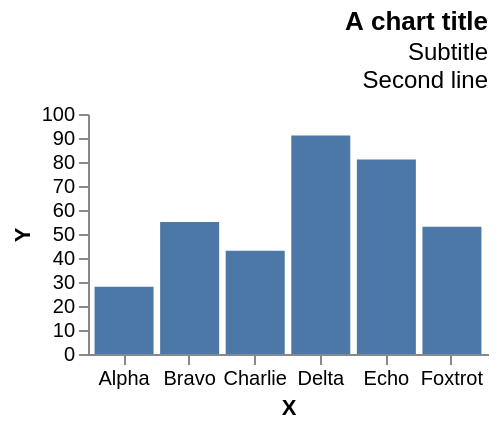

This figure's Vega-Lite source:
### Vega specification from a JSON file in a GitHub repository (floating-point values rounded to 4 significant figures)
{"width": 200, "height": 120, "padding": 5, "data": [{"name": "t", "values": [{"a": "Alpha", "b": 28, "c": "x", "d": 1}, {"a": "Bravo", "b": 55, "c": "y", "d": 2}, {"a": "Charlie", "b": 43, "c": "x", "d": 3}, {"a": "Delta", "b": 91, "c": "z", "d": 4}, {"a": "Echo", "b": 81, "c": "y", "d": 5}, {"a": "Foxtrot", "b": 53, "c": "z", "d": 6}]}], "scales": [{"name": "x", "type": "band", "domain": {"data": "t", "field": "a"}, "range": "width", "padding": 0.1}, {"name": "y", "type": "linear", "domain": {"data": "t", "field": "b"}, "range": "height", "nice": true}, {"name": "color", "type": "ordinal", "domain": {"data": "t", "field": "c"}, "range": {"scheme": "category10"}}, {"name": "ramp", "type": "linear", "domain": {"data": "t", "field": "d"}, "range": {"scheme": "blues"}}, {"name": "size", "type": "linear", "domain": {"data": "t", "field": "b"}, "range": [10, 200]}, {"name": "shape", "type": "ordinal", "domain": {"data": "t", "field": "c"}, "range": "symbol"}, {"name": "quant", "type": "quantize", "domain": [0, 100], "range": {"scheme": "greens", "count": 4}}], "marks": [{"type": "rect", "from": {"data": "t"}, "encode": {"enter": {"x": {"scale": "x", "field": "a"}, "width": {"scale": "x", "band": 1}, "y": {"scale": "y", "field": "b"}, "y2": {"scale": "y", "value": 0}}}}], "title": {"text": "A chart title", "subtitle": ["Subtitle", "Second line"], "orient": "top", "anchor": "end", "frame": "group", "offset": 6}, "axes": [{"orient": "bottom", "scale": "x", "title": "X"}, {"orient": "left", "scale": "y", "title": "Y"}]}
